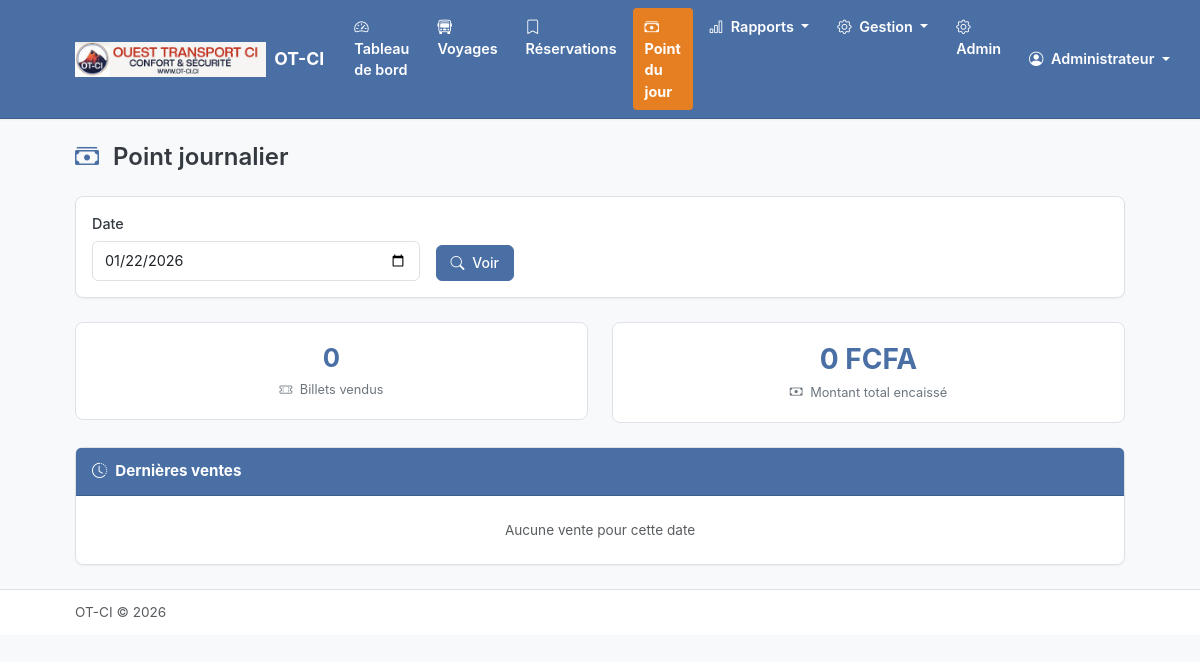
Screenshot of /comptabilite/point-journalier/ (signed in) with the database file from the repository.
### apps/compagnie/models.py (models this page shows, shortened)
class Compagnie(models.Model):
    nom = models.CharField(max_length=200, verbose_name="Nom de la compagnie")
    logo = models.ImageField(
        upload_to='logos/',
        blank=True,
        null=True,
        verbose_name="Logo"
    )
    nom_pdg = models.CharField(max_length=200, verbose_name="Nom du PDG")
    adresse = models.TextField(blank=True, verbose_name="Adresse")
    telephone = models.CharField(max_length=20, blank=True, verbose_name="Téléphone")
    email = models.EmailField(blank=True, verbose_name="Email")
    date_creation = models.DateTimeField(auto_now_add=True)
    date_modification = models.DateTimeField(auto_now=True)
    class Meta:
        verbose_name = "Compagnie"
        verbose_name_plural = "Compagnie"
    @classmethod
    def get_instance(cls):
        return cls.objects.first()

### apps/personnel/models.py (models this page shows, shortened)
class Utilisateur(AbstractUser):
    ROLE_CHOICES = [
        ('pdg', 'PDG'),
        ('super_admin', 'Super Administrateur'),
        ('manager', 'Manager'),
        ('chef_gare', 'Chef de Gare'),
        ('guichetier', 'Guichetier'),
    ]
    nom_complet = models.CharField(max_length=200, verbose_name="Nom complet")
    telephone = models.CharField(max_length=20, blank=True, verbose_name="Téléphone")
    role = models.CharField(
        max_length=20,
        choices=ROLE_CHOICES,
        default='guichetier',
        verbose_name="Rôle"
    )
    gare = models.ForeignKey(
        'gares.Gare',
        on_delete=models.SET_NULL,
        null=True,
        blank=True,
        related_name='utilisateurs',
        verbose_name="Gare"
    )
    actif = models.BooleanField(default=True, verbose_name="Actif")
    date_creation = models.DateTimeField(auto_now_add=True)
    date_modification = models.DateTimeField(auto_now=True)
    objects = UtilisateurManager()
    EMAIL_FIELD = 'email'
    USERNAME_FIELD = 'username'
    REQUIRED_FIELDS = ['nom_complet']
    class Meta:
        verbose_name = "Utilisateur"
        verbose_name_plural = "Utilisateurs"
        ordering = ['nom_complet']
    @property
    def is_super_admin(self):
        return self.role == 'super_admin'
    @property
    def has_global_access(self):
        return self.role in ['pdg', 'super_admin', 'manager']

### apps/comptabilite/views.py (the view)
# urls.py: path('point-journalier/', views.PointJournalierView.as_view(), name='point_journalier'),
class PointJournalierView(LoginRequiredMixin, TemplateView):
    template_name = 'comptabilite/point_journalier.html'
    def get_context_data(self, **kwargs):
        context = super().get_context_data(**kwargs)
        user = self.request.user
        date_str = self.request.GET.get('date')
        if date_str:
            try:
                from datetime import datetime
                date = datetime.strptime(date_str, '%Y-%m-%d').date()
            except ValueError:
                date = timezone.now().date()
        else:
            date = timezone.now().date()
        context['date_selectionnee'] = date
        billets_query = Billet.objects.filter(
            statut='paye',
            date_paiement__date=date
        )
        if not user.has_global_access:
            billets_query = billets_query.filter(voyage__gare=user.gare)
        stats = billets_query.aggregate(
            total_billets=Count('id'),
            total_montant=Sum('montant')
        )
        context['total_billets'] = stats['total_billets'] or 0
        context['total_montant'] = stats['total_montant'] or 0
        if user.has_global_access or user.is_chef_gare:
            guichetiers_stats = billets_query.values(
                'guichetier__nom_complet',
                'guichetier__id'
            ).annotate(
                nb_billets=Count('id'),
                montant=Sum('montant')
            ).order_by('-montant')
            context['guichetiers_stats'] = guichetiers_stats
        if user.has_global_access:
            gares_stats = billets_query.values(
                'voyage__gare__nom',
                'voyage__gare__id'
            ).annotate(
                nb_billets=Count('id'),
                montant=Sum('montant')
            ).order_by('-montant')
            context['gares_stats'] = gares_stats
        context['derniers_billets'] = billets_query.order_by('-date_paiement')[:20]
        return context

### apps/compagnie/context_processors.py (called while the page is built)
def compagnie_context(request):
    return {
        'compagnie': Compagnie.get_instance()
    }

### core/templatetags/custom_filters.py (called while the page is built)
@register.filter(name='format_montant')
def format_montant(value):
    try:
        value = int(float(value))
        return "{:,}".format(value).replace(',', ' ')
    except (ValueError, TypeError):
        return value

### templates/comptabilite/point_journalier.html (shortened to what this page needs)
{% extends 'base.html' %}
{% load custom_filters %}
{% block content %}
<div class="container">
    <div class="d-flex justify-content-between align-items-center mb-4">
        <h2 class="mb-0">
            <i class="bi bi-cash-stack me-2 text-accent"></i>
            Point journalier
        </h2>
    </div>
    <div class="card mb-4">
        <div class="card-body">
            <form method="get" class="row g-3 align-items-end">
                <div class="col-md-4">
                    <label class="form-label">Date</label>
                    <input type="date" name="date" class="form-control"
                           value="{{ date_selectionnee|date:'Y-m-d' }}">
                </div>
                <div class="col-md-2">
                    <button type="submit" class="btn btn-primary">
                        <i class="bi bi-search me-1"></i> Voir
                    </button>
                </div>
            </form>
        </div>
    </div>
    <div class="row g-4 mb-4">
        <div class="col-md-6">
            <div class="stat-card">
                <div class="stat-value">{{ total_billets }}</div>
                <div class="stat-label">
                    <i class="bi bi-ticket-perforated me-1"></i>
                    Billets vendus
                </div>
            </div>
        </div>
        <div class="col-md-6">
            <div class="stat-card">
                <div class="stat-value" style="font-size: 1.75rem;">{{ total_montant|format_montant }} FCFA</div>
                <div class="stat-label">
                    <i class="bi bi-cash me-1"></i>
                    Montant total encaissé
                </div>
            </div>
        </div>
    </div>
    <div class="card mt-4">
        <div class="card-header">
            <i class="bi bi-clock-history me-2"></i>Dernières ventes
        </div>
        <div class="card-body p-0">
            {% if derniers_billets %}
            <div class="table-responsive">
                <table class="table table-sm mb-0">
                    <thead>
                        <tr>
                            <th>Heure</th>
                            <th>N° Ticket</th>
                            <th>Client</th>
                            <th>Voyage</th>
                            <th>Siège</th>
                            <th class="text-end">Montant</th>
                        </tr>
                    </thead>
                    <tbody>
                        {% for billet in derniers_billets %}
                        <tr>
                            <td>{{ billet.date_paiement|time:"H:i" }}</td>
                            <td><code>{{ billet.numero }}</code></td>
                            <td>{{ billet.client_nom }}</td>
                            <td>{{ billet.voyage.ligne }}</td>
                            <td>
                                <span class="badge badge-paye">{{ billet.numero_siege }}</span>
                            </td>
                            <td class="text-end">{{ billet.montant|format_montant }} FCFA</td>
                        </tr>
                        {% endfor %}
                    </tbody>
                </table>
            </div>
            {% else %}
            <div class="text-center py-4 text-muted">
                Aucune vente pour cette date
            </div>
            {% endif %}
        </div>
    </div>
</div>
{% endblock %}

### templates/base.html (shortened to what this page needs)
{% load static %}
<!DOCTYPE html>
<html lang="fr">
<head>
    <link href="https://cdn.jsdelivr.net/npm/bootstrap@5.3.2/dist/css/bootstrap.min.css" rel="stylesheet">
    <link href="https://cdn.jsdelivr.net/npm/bootstrap-icons@1.11.1/font/bootstrap-icons.css" rel="stylesheet">
    <link href="{% static 'css/custom.css' %}" rel="stylesheet">
</head>
<body>
    <nav class="navbar navbar-expand-lg navbar-dark sticky-top">
        <div class="container">
            <a class="navbar-brand d-flex align-items-center" href="{% url 'guichet:dashboard' %}">
                {% if compagnie and compagnie.logo %}
                    <img src="{{ compagnie.logo.url }}" alt="Logo" height="35" class="me-2">
                {% endif %}
                <span>{% if compagnie %}{{ compagnie.nom }}{% else %}Gestion Billetterie{% endif %}</span>
            </a>
            <div class="collapse navbar-collapse" id="navbarNav">
                {% if user.is_authenticated %}
                <ul class="navbar-nav me-auto">
                    <li class="nav-item">
                        <a class="nav-link {% if request.resolver_match.url_name == 'dashboard' %}active{% endif %}"
                           href="{% url 'guichet:dashboard' %}">
                            <i class="bi bi-speedometer2 me-1"></i> Tableau de bord
                        </a>
                    </li>
                    <li class="nav-item">
                        <a class="nav-link {% if request.resolver_match.url_name == 'voyage_list' %}active{% endif %}"
                           href="{% url 'guichet:voyage_list' %}">
                            <i class="bi bi-bus-front me-1"></i> Voyages
                        </a>
                    </li>
                    <li class="nav-item">
                        <a class="nav-link {% if request.resolver_match.url_name == 'reservations' %}active{% endif %}"
                           href="{% url 'guichet:reservations' %}">
                            <i class="bi bi-bookmark me-1"></i> Réservations
                        </a>
                    </li>
                    <li class="nav-item">
                        <a class="nav-link {% if 'comptabilite' in request.path %}active{% endif %}"
                           href="{% url 'comptabilite:point_journalier' %}">
                            <i class="bi bi-cash-stack me-1"></i> Point du jour
                        </a>
                    </li>
                    <li class="nav-item dropdown">
                        <a class="nav-link dropdown-toggle" href="#" data-bs-toggle="dropdown">
                            <i class="bi bi-bar-chart me-1"></i> Rapports
                        </a>
                    </li>
                    <li class="nav-item dropdown">
                        <a class="nav-link dropdown-toggle" href="#" data-bs-toggle="dropdown">
                            <i class="bi bi-gear me-1"></i> Gestion
                        </a>
                    </li>
                    {% if user.is_superuser %}
                    <li class="nav-item">
                        <a class="nav-link" href="{% url 'admin:index' %}">
                            <i class="bi bi-gear me-1"></i> Admin
                        </a>
                    </li>
                    {% endif %}
                </ul>
                <ul class="navbar-nav">
                    <li class="nav-item dropdown">
                        <a class="nav-link dropdown-toggle" href="#" data-bs-toggle="dropdown">
                            <i class="bi bi-person-circle me-1"></i>
                            {{ user.nom_complet|default:user.username }}
                        </a>
                    </li>
                </ul>
                {% endif %}
            </div>
        </div>
    </nav>
    <main class="py-4">
        {% block content %}{% endblock %}
    </main>
    <footer class="py-3 mt-auto border-top bg-white">
        <div class="container">
            <div class="d-flex justify-content-between align-items-center">
                <span class="text-muted">
                    {% if compagnie %}{{ compagnie.nom }}{% else %}Gestion Billetterie{% endif %} &copy; {% now "Y" %}
                </span>
            </div>
        </div>
    </footer>
</body>
</html>

### static/css/custom.css (style rules this page uses)
:root { --color-bg-main: #F8F9FA; --color-bg-card: #FFFFFF; --color-text-primary: #343A40; --color-text-secondary: #6C757D; --color-accent: #4A6FA5; --color-accent-hover: #3D5D8A; --color-success: #5D8A66; --color-success-light: #D4EDDA; --color-warning: #D4A84B; --color-warning-light: #FFF3CD; --color-danger: #C45C5C; --color-danger-light: #F8D7DA; --color-siege-disponible: #D4EDDA; --color-siege-reserve: #FFF3CD; --color-siege-paye: #ADB5BD; --color-siege-non-vendable: #6C757D; --color-border: #DEE2E6; --shadow-sm: 0 1px 2px rgba(0, 0, 0, 0.05); --shadow-md: 0 4px 6px rgba(0, 0, 0, 0.07); --font-family: -apple-system, BlinkMacSystemFont, "Segoe UI", Roboto, "Helvetica Neue", Arial, sans-serif; --font-size-base: 14px; --line-height-base: 1.5; }
* { box-sizing: border-box; }
body { font-family: var(--font-family); font-size: var(--font-size-base); line-height: var(--line-height-base); color: var(--color-text-primary); background-color: var(--color-bg-main); }
.container { width: 90% !important; max-width: 100% !important; padding-right: 15px; padding-left: 15px; margin-right: auto; margin-left: auto; }
h2, .h2 { font-size: 1.5rem; font-weight: 600; }
a { color: var(--color-accent); text-decoration: none; }
.navbar { background-color: var(--color-accent) !important; border-bottom: 1px solid var(--color-accent-hover); box-shadow: var(--shadow-sm); }
.navbar-brand { font-weight: 700; font-size: 1.1rem; color: #FFFFFF !important; }
.nav-link { color: #FFFFFF !important; font-weight: 600; padding: 0.5rem 0.75rem !important; font-size: 0.9rem; border-radius: 4px; margin: 0 2px; transition: background-color 0.2s ease; }
.nav-link.active { color: #FFFFFF !important; background-color: #E67E22; font-weight: 700; }
.nav-link i { color: #FFFFFF !important; font-weight: 700; }
.dropdown-toggle::after { color: #FFFFFF; }
.card { background-color: var(--color-bg-card); border: 1px solid var(--color-border); border-radius: 8px; box-shadow: var(--shadow-sm); }
.card-header { background-color: var(--color-accent); border-bottom: 1px solid var(--color-accent-hover); font-weight: 700; font-size: 0.95rem; padding: 0.75rem 1rem; color: #FFFFFF; }
.card-header i { color: #FFFFFF; }
.card-body { padding: 1rem; }
.btn { border-radius: 6px; font-weight: 500; font-size: 0.875rem; padding: 0.4rem 0.85rem; transition: all 0.2s ease; }
.btn-primary { background-color: var(--color-accent); border-color: var(--color-accent); }
.form-control, .form-select { border: 1px solid var(--color-border); border-radius: 6px; font-size: 0.9rem; padding: 0.5rem 0.75rem; transition: border-color 0.2s ease, box-shadow 0.2s ease; }
.form-label { font-weight: 500; font-size: 0.9rem; color: var(--color-text-primary); margin-bottom: 0.4rem; }
.stat-card { background-color: var(--color-bg-card); border: 1px solid var(--color-border); border-radius: 8px; padding: 1.25rem; text-align: center; transition: box-shadow 0.2s ease; }
.stat-card .stat-value { font-size: 1.6rem; font-weight: 700; color: var(--color-accent); line-height: 1.2; }
.stat-card .stat-label { font-size: 0.8rem; color: var(--color-text-secondary); margin-top: 0.4rem; }
.text-accent { color: var(--color-accent); }
.text-muted { font-size: 0.85rem; }
.py-3 { padding-top: 0.75rem !important; padding-bottom: 0.75rem !important; }

### rows the page displays
Compagnie: logo (picture), nom "OT-CI"
Utilisateur: nom_complet "Administrateur"

### other values shown
{{ total_billets }} "0"
{{ total_montant|format_montant }} "0"
